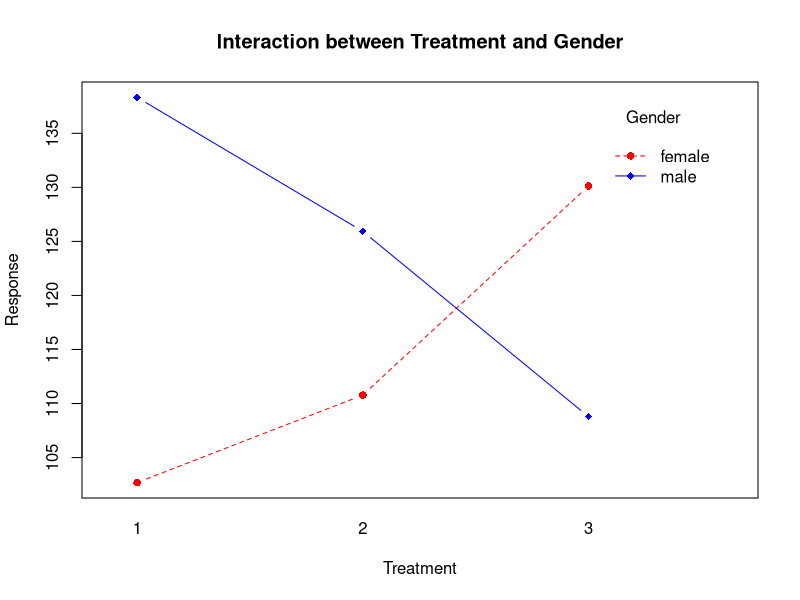

Write the R code that produced this figure.
mu1 <- 100
mu2 <- 110
mu3 <- 130

sigma <- 5
n <- 2

data1 <- rnorm(n, mean = mu1, sd = sigma)
data2 <- rnorm(n, mean = mu2, sd = sigma)
data3 <- rnorm(n, mean = mu3, sd = sigma)
data <- c(data1, data2, data3)

df <- data.frame(
  response = data,
  treatment = as.factor(c(1, 1, 2, 2, 3, 3)),
  gender = as.factor("female")
)

mu1 <- 135
mu2 <- 120
mu3 <- 110

sigma <- 5
n <- 2

data1 <- rnorm(n, mean = mu1, sd = sigma)
data2 <- rnorm(n, mean = mu2, sd = sigma)
data3 <- rnorm(n, mean = mu3, sd = sigma)
data <- c(data1, data2, data3)

df <- rbind(
  df,
  data.frame(
    response = data,
    treatment = as.factor(c(1, 1, 2, 2, 3, 3)),
    gender = as.factor("male")
  )
)

aov(response ~ treatment + gender, data = df)

xbar <- mean(df$response)

a <- length(levels(df$treatment))
b <- length(levels(df$gender))

SS_Treatment <- b * n *
  sum((mean(df$response[df$treatment == 1]) - xbar)^2 +
      (mean(df$response[df$treatment == 2]) - xbar)^2 +
      (mean(df$response[df$treatment == 3]) - xbar)^2)

SS_Gender <- a * n *
  sum((mean(df$response[df$gender == "female"]) - xbar)^2 +
      (mean(df$response[df$gender == "male"]) - xbar)^2)

SS_Error <-
  sum((df$response[df$treatment == 1 & df$gender == "male"] -
       mean(df$response[df$treatment == 1]) -
       mean(df$response[df$gender == "male"]) + xbar)^2) +
  sum((df$response[df$treatment == 2 & df$gender == "male"] -
       mean(df$response[df$treatment == 2]) -
       mean(df$response[df$gender == "male"]) + xbar)^2) +
  sum((df$response[df$treatment == 3 & df$gender == "male"] -
       mean(df$response[df$treatment == 3]) -
       mean(df$response[df$gender == "male"]) + xbar)^2) +
  sum((df$response[df$treatment == 1 & df$gender == "female"] -
       mean(df$response[df$treatment == 1]) -
       mean(df$response[df$gender == "female"]) + xbar)^2) +
  sum((df$response[df$treatment == 2 & df$gender == "female"] -
       mean(df$response[df$treatment == 2]) -
       mean(df$response[df$gender == "female"]) + xbar)^2) +
  sum((df$response[df$treatment == 3 & df$gender == "female"] -
       mean(df$response[df$treatment == 3]) -
       mean(df$response[df$gender == "female"]) + xbar)^2)

SS_Treatment
SS_Gender
SS_Error

aov(response ~ treatment + gender, data = df)

fit <- aov(response ~ treatment + gender, data = df)
fit

summary(fit)

N <- a * b * n
SS_Treatment <-
  (1 / (b * n)) *
  sum(
    sum(df$response[df$treatment == 1])^2,
    sum(df$response[df$treatment == 2])^2,
    sum(df$response[df$treatment == 3])^2
  ) - sum(df$response)^2 / N

SS_Gender <-
  (1 / (a * n)) *
  sum(
    sum(df$response[df$gender == "male"])^2,
    sum(df$response[df$gender == "female"])^2
  ) - sum(df$response)^2 / N

SS_Total <- sum(df$response^2) - sum(df$response)^2 / N
SS_Error <- SS_Total - SS_Treatment - SS_Gender

SS_Treatment
SS_Gender
SS_Error

aov(response ~ treatment + gender, data = df)

fit <- aov(response ~ treatment + gender, data = df)
fit

## With interaction
fit <- aov(response ~ treatment * gender, data = df)
summary(fit)

sum(df$response[df$treatment == 1 & df$gender == "male"])^2 / n

SS_Interaction <-
  sum(sum(df$response[df$treatment == 1 & df$gender == "male"])^2 / n,
      sum(df$response[df$treatment == 2 & df$gender == "male"])^2 / n,
      sum(df$response[df$treatment == 3 & df$gender == "male"])^2 / n,
      sum(df$response[df$treatment == 1 & df$gender == "female"])^2 / n,
      sum(df$response[df$treatment == 2 & df$gender == "female"])^2 / n,
      sum(df$response[df$treatment == 3 & df$gender == "female"])^2 / n) -
  sum(df$response)^2 / N - SS_Treatment - SS_Gender
SS_Interaction

SS_Treatment <-
  (1 / (b * n)) *
  sum(
    sum(df$response[df$treatment == 1])^2,
    sum(df$response[df$treatment == 2])^2,
    sum(df$response[df$treatment == 3])^2
  ) - sum(df$response)^2 / N

SS_Gender <-
  (1 / (a * n)) *
  sum(
    sum(df$response[df$gender == "male"])^2,
    sum(df$response[df$gender == "female"])^2
  ) - sum(df$response)^2 / N

sum(df$response^2) - sum(df$response)^2 / N - SS_Treatment - SS_Gender

SS_Treatment
SS_Gender

fit <- aov(response ~ treatment * gender, data = df)
summary(fit)

interaction.plot(
  df$treatment,
  df$gender,
  df$response,
  type = "b", col = c("red", "blue"),
  pch = c(16, 18),
  ylab = "Response",
  xlab = "Treatment",
  trace.label = "Gender",
  main = "Interaction between Treatment and Gender"
)
